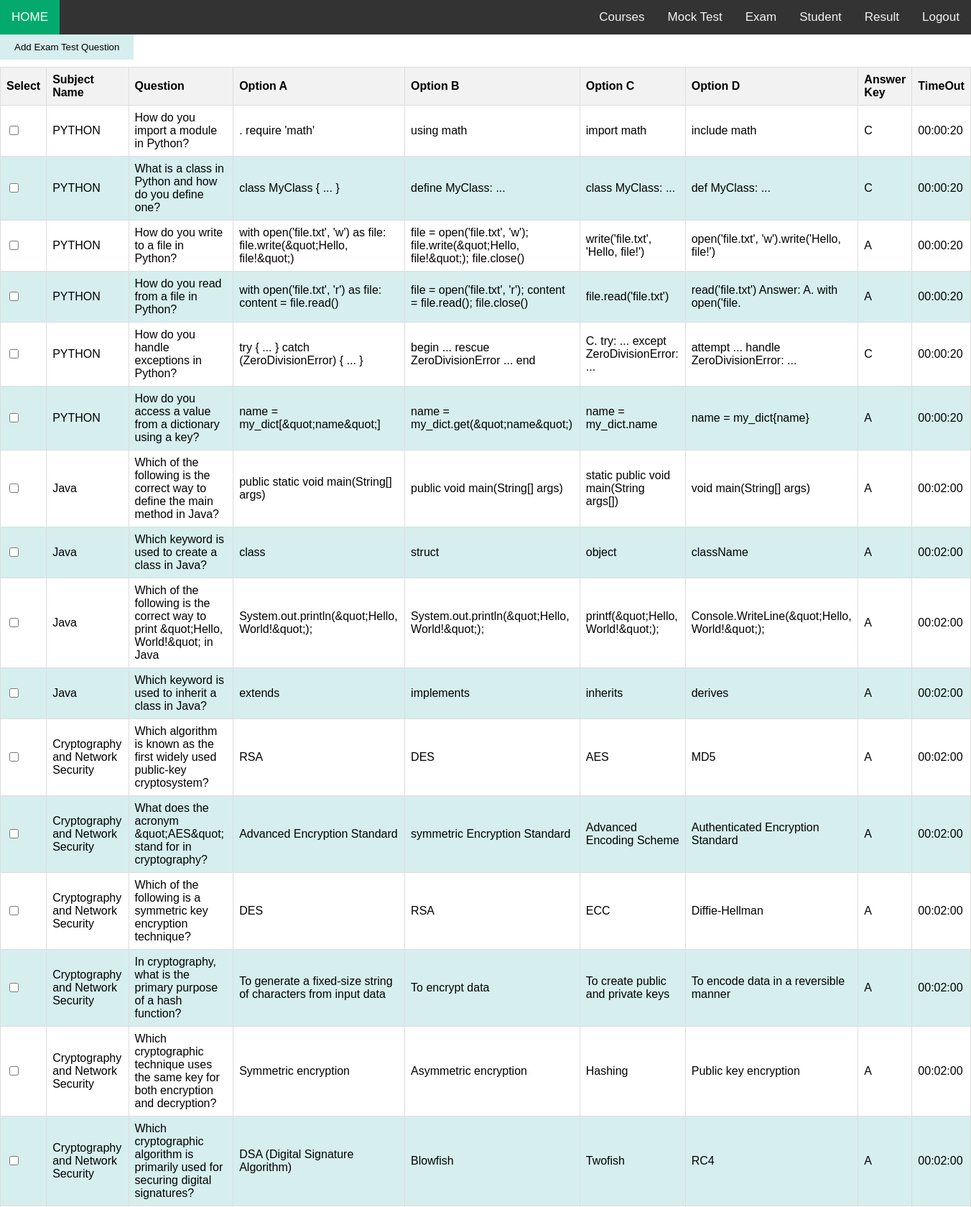
The page /exam.php (upper part) on the database its author committed.
### tables this page shows
CREATE TABLE `exam_test_questions` (
  `id` int(11) NOT NULL,
  `subject_name` varchar(255) NOT NULL,
  `question` text NOT NULL,
  `optionA` varchar(255) NOT NULL,
  `optionB` varchar(255) NOT NULL,
  `optionC` varchar(255) NOT NULL,
  `optionD` varchar(255) NOT NULL,
  `answer_key` char(1) NOT NULL,
  `timeout` time NOT NULL
);

### exam.php (the view, shortened to what this page needs)
<?php
require_once 'config.php';
function sanitize($data) {
    return htmlspecialchars(strip_tags($data));
}
$sql = "SELECT * FROM exam_test_questions";
$result = $conn->query($sql);
?>
<!DOCTYPE html>
<html lang="en">
<head>
</head>
<body>
<div class="topnav">
  <a class="active" href="admin_home.php">HOME</a>
  <div class="topnav-right">
    <a href="courses.php">Courses</a>
    <a href="mock_test.php">Mock Test</a>
    <a href="exam.php">Exam</a>
    <a href="student.php">Student</a>
    <a href="result.php">Result</a>
    <a href="logout.php">Logout</a>
  </div>
</div>
<div>
    <a href="add_exam_test.php">
    <button style="background-color: #D6EEEE; color: black;">
      Add Exam Test Question
    </button>
    </a>
</div>
<form action="delete_exam_test.php" method="post" class="delete-btn">
<table border="1">
    <thead>
        <tr>
            <th>Select</th>
            <th>Subject Name</th>
            <th>Question</th>
            <th>Option A</th>
            <th>Option B</th>
            <th>Option C</th>
            <th>Option D</th>
            <th>Answer Key</th>
            <th>TimeOut</th>
        </tr>
    </thead>
    <tbody>
        <?php
        if ($result->num_rows > 0) {
            while ($row = $result->fetch_assoc()) {
                echo "<tr>";
                echo "<td><input type='checkbox' name='selected_subjects[]' value='" . $row['id'] . "'></td>";
                echo "<td>" . sanitize($row['subject_name']) . "</td>";
                echo "<td>" . sanitize($row['question']) . "</td>";
                echo "<td>" . sanitize($row['optionA']) . "</td>";
                echo "<td>" . sanitize($row['optionB']) . "</td>";
                echo "<td>" . sanitize($row['optionC']) . "</td>";
                echo "<td>" . sanitize($row['optionD']) . "</td>";
                echo "<td>" . sanitize($row['answer_key']) . "</td>";
                echo "<td>" . sanitize($row['timeout']) . "</td>";
                echo "</tr>";
            }
        } else {
            echo "<tr><td colspan='9'>No exam test questions found.</td></tr>";
        }
        ?>
    </tbody>
</table>
</form>
</body>
</html>

### exam.php (style rules this page uses)
table { width: 100%; border-collapse: collapse; margin-bottom: 20px; }
th, td { border: 1px solid #ddd; padding: 8px; text-align: left; }
th { background-color: #f2f2f2; }
tr:nth-child(even) { background-color: #D6EEEE; }
.delete-btn { margin-top: 10px; }
button { padding: 10px 20px; background-color: #4CAF50; color: white; border: none; cursor: pointer; }
.topnav { overflow: hidden; background-color: #333; }
.topnav a { float: left; color: #f2f2f2; text-align: center; padding: 14px 16px; text-decoration: none; font-size: 17px; }
.topnav a.active { background-color: #04AA6D; color: white; }
.topnav-right { float: right; }
* { box-sizing: border-box }
body { font-family: Verdana, sans-serif; margin:0 }

### rows shown on the page
exam_test_questions: subject_name "PYTHON", question "How do you import a module in Python?", optionA ". require 'math'", optionB "using math", optionC "import math", optionD "include math", answer_key "C", timeout "00:00:20"
exam_test_questions: subject_name "PYTHON", question "What is a class in Python and how do you define one?", optionA "class MyClass { ... }", optionB "define MyClass: ...", optionC "class MyClass: ...", optionD "def MyClass: ...", answer_key "C", timeout "00:00:20"
exam_test_questions: subject_name "PYTHON", question "How do you write to a file in Python?", optionA "with open('file.txt', 'w') as file: file.write(&quot;Hello, file!&quot;)", optionB "file = open('file.txt', 'w'); file.write(&quot;Hello, file!&quot;); file.close()", optionC "write('file.txt', 'Hello, file!')", optionD "open('file.txt', 'w').write('Hello, file!')", answer_key "A", timeout "00:00:20"
exam_test_questions: subject_name "PYTHON", question "How do you read from a file in Python?", optionA "with open('file.txt', 'r') as file: content = file.read()", optionB "file = open('file.txt', 'r'); content = file.read(); file.close()", optionC "file.read('file.txt')", optionD "read('file.txt') Answer: A. with open('file.", answer_key "A", timeout "00:00:20"
exam_test_questions: subject_name "PYTHON", question "How do you handle exceptions in Python?", optionA "try { ... } catch (ZeroDivisionError) { ... }", optionB "begin ... rescue ZeroDivisionError ... end", optionC "C. try: ... except ZeroDivisionError: ...", optionD "attempt ... handle ZeroDivisionError: ...", answer_key "C", timeout "00:00:20"
exam_test_questions: subject_name "PYTHON", question "How do you access a value from a dictionary using a key?", optionA "name = my_dict[&quot;name&quot;]", optionB "name = my_dict.get(&quot;name&quot;)", optionC "name = my_dict.name", optionD "name = my_dict{name}", answer_key "A", timeout "00:00:20"
exam_test_questions: subject_name "Java", question "Which of the following is the correct way to define the main method in Java?", optionA "public static void main(String[] args)", optionB "public void main(String[] args)", optionC "static public void main(String args[])", optionD "void main(String[] args)", answer_key "A", timeout "00:02:00"
exam_test_questions: subject_name "Java", question "Which keyword is used to create a class in Java?", optionA "class", optionB "struct", optionC "object", optionD "className", answer_key "A", timeout "00:02:00"
exam_test_questions: subject_name "Java", question "Which of the following is the correct way to print &quot;Hello, World!&quot; in Java", optionA "System.out.println(&quot;Hello, World!&quot;);", optionB "System.out.println(&quot;Hello, World!&quot;);", optionC "printf(&quot;Hello, World!&quot;);", optionD "Console.WriteLine(&quot;Hello, World!&quot;);", answer_key "A", timeout "00:02:00"
exam_test_questions: subject_name "Java", question "Which keyword is used to inherit a class in Java?", optionA "extends", optionB "implements", optionC "inherits", optionD "derives", answer_key "A", timeout "00:02:00"
exam_test_questions: subject_name "Cryptography and Network Security", question "Which algorithm is known as the first widely used public-key cryptosystem?", optionA "RSA", optionB "DES", optionC "AES", optionD "MD5", answer_key "A", timeout "00:02:00"
exam_test_questions: subject_name "Cryptography and Network Security", question "What does the acronym &quot;AES&quot; stand for in cryptography?", optionA "Advanced Encryption Standard", optionB "symmetric Encryption Standard", optionC "Advanced Encoding Scheme", optionD "Authenticated Encryption Standard", answer_key "A", timeout "00:02:00"
exam_test_questions: subject_name "Cryptography and Network Security", question "Which of the following is a symmetric key encryption technique?", optionA "DES", optionB "RSA", optionC "ECC", optionD "Diffie-Hellman", answer_key "A", timeout "00:02:00"
exam_test_questions: subject_name "Cryptography and Network Security", question "In cryptography, what is the primary purpose of a hash function?", optionA "To generate a fixed-size string of characters from input data", optionB "To encrypt data", optionC "To create public and private keys", optionD "To encode data in a reversible manner", answer_key "A", timeout "00:02:00"
exam_test_questions: subject_name "Cryptography and Network Security", question "Which cryptographic technique uses the same key for both encryption and decryption?", optionA "Symmetric encryption", optionB "Asymmetric encryption", optionC "Hashing", optionD "Public key encryption", answer_key "A", timeout "00:02:00"
exam_test_questions: subject_name "Cryptography and Network Security", question "Which cryptographic algorithm is primarily used for securing digital signatures?", optionA "DSA (Digital Signature Algorithm)", optionB "Blowfish", optionC "Twofish", optionD "RC4", answer_key "A", timeout "00:02:00"
